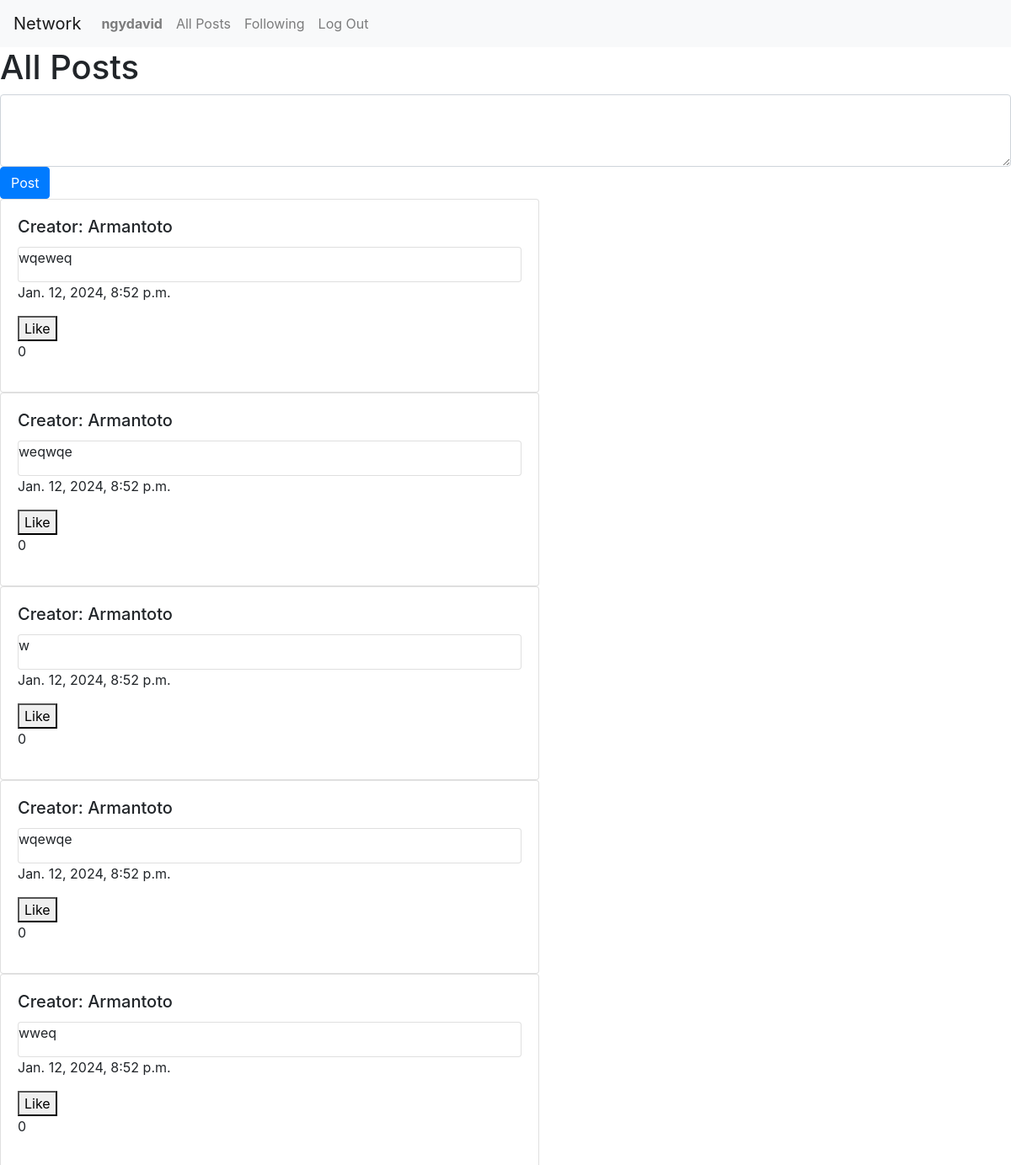
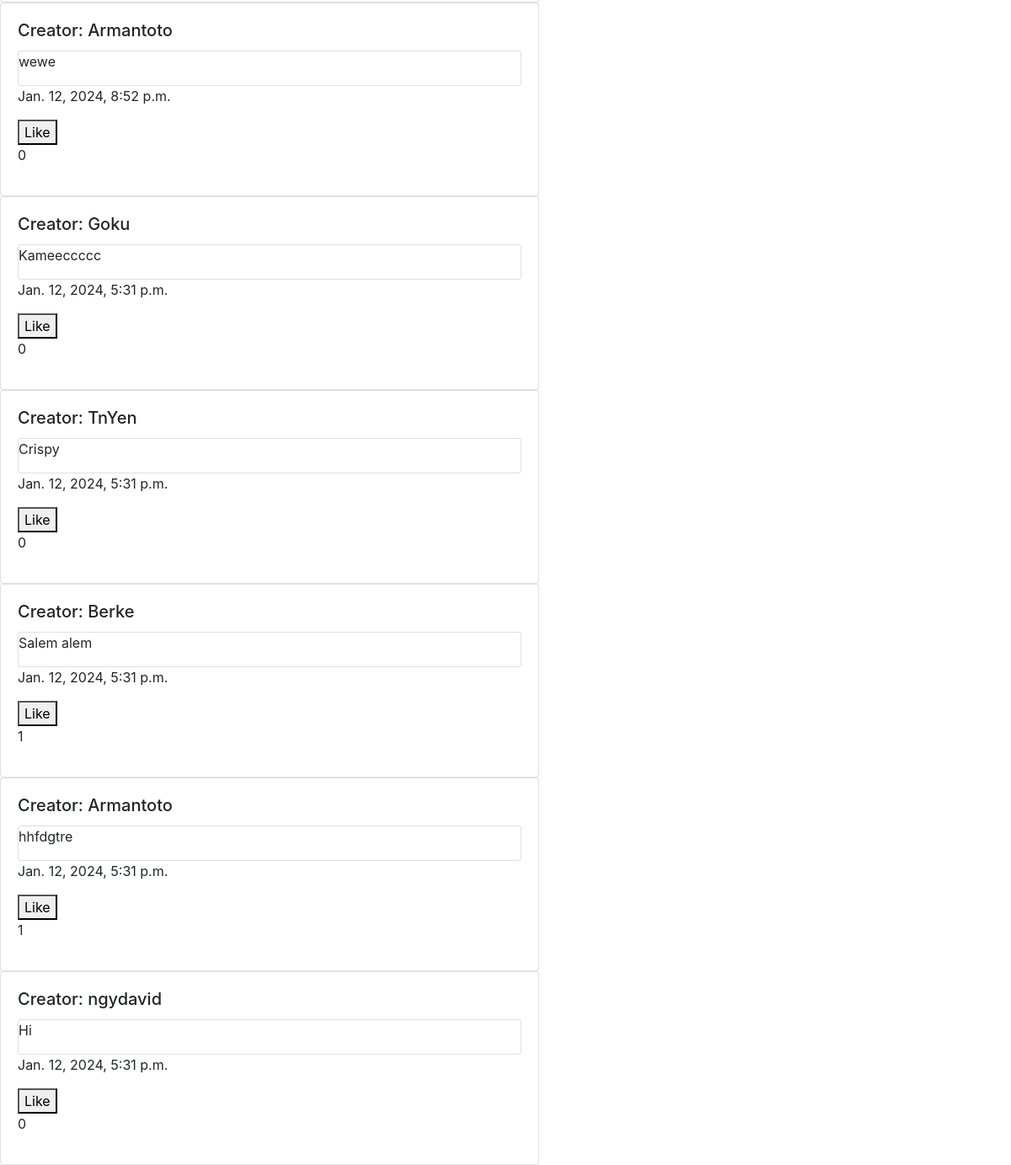
/ (signed in), run on the app's committed database (2 pictures, top to bottom).
### network/models.py (models this page shows, shortened)
class User(AbstractUser):
    pass

class Post(models.Model):
    creator = models.ForeignKey(User, blank=True, on_delete=models.CASCADE, related_name="creator")
    post_content = models.TextField(max_length=500, blank=True)
    date = models.DateField(auto_now_add=True)
    time = models.TimeField(auto_now_add=True)
    likes = models.ManyToManyField(User, related_name="liked_posts", blank=True)
    likes_count = models.IntegerField(default=0)

### network/views.py (the view)
# urls.py: path("", views.index, name="index"),
def index(request):
    all_posts = Post.objects.all().order_by('-date', '-time')
    user = request.user
    paginator = Paginator(all_posts, 10)
    pageNumber = request.GET.get("page")
    rightPage = paginator.get_page(pageNumber)
    for post in rightPage:
        post.liked = post.likes.filter(pk=user.pk).exists()
        post.is_creator = (user == post.creator)
    return render(request, "network/index.html", {
        "allPosts": all_posts,
        "rightPage": rightPage
    })

### network/templates/network/index.html (shortened to what this page needs)
{% extends "network/layout.html" %}
{% block body %}
{% load static %}
<h1>All Posts</h1>
{% if user.is_authenticated %}
<form method="post" action="{% url 'create_post' %}">
  <textarea class="form-control" name="post_content" id="exampleFormControlTextarea1" rows="3" required></textarea>
  <button type="submit" class="btn btn-primary">Post</button>
</form>
{% endif %}
{% for post in allPosts  %}
<div class="card" style="width: 40rem;">
    <div class="card-body">
        <h5 class="card-title">Creator: {{ post.creator }}</h5>
        <div class="card">
            <p id="post-content-{{ post.id }}" class="card-text">{{ post.post_content }}</p>
        </div>
        <p>{{ post.date }}, {{ post.time }}</p>
        <button class="like" data-post-id="{{ post.id }}" data-liked="{{ post.liked }}">
          {% if user.is_authenticated %}
              {% if post.liked %}
                  Unlike
              {% else %}
                  Like
              {% endif %}
          {% else %}
              Likes
          {% endif %}
        </button>
        <p id="like-count-{{ post.id }}">{{ post.likes_count }}</p>
    </div>
</div>
{% endfor %}
{% endblock %}

### network/templates/network/layout.html (shortened to what this page needs)
{% load static %}
<!DOCTYPE html>
<html lang="en">
    <head>
        <link rel="stylesheet" href="https://stackpath.bootstrapcdn.com/bootstrap/4.4.1/css/bootstrap.min.css">
        <link href="{% static 'network/styles.css' %}" rel="stylesheet">
    </head>
    <body>
        <nav class="navbar navbar-expand-lg navbar-light bg-light">
            <a class="navbar-brand" href="#">Network</a>
            <div>
              <ul class="navbar-nav mr-auto">
                {% if user.is_authenticated %}
                    <li class="nav-item">
                        <a class="nav-link" href="{% url 'get_user' userID=user.id %}"><strong>{{ user.username }}</strong></a>
                    </li>
                {% endif %}
                <li class="nav-item">
                  <a class="nav-link" href="{% url 'index' %}">All Posts</a>
                </li>
                {% if user.is_authenticated %}
                    <li class="nav-item">
                        <a class="nav-link" href="{% url 'following' %}">Following</a>
                    </li>
                    <li class="nav-item">
                        <a class="nav-link" href="{% url 'logout' %}">Log Out</a>
                    </li>
                {% endif %}
              </ul>
            </div>
          </nav>
        <div class="body">
            {% block body %}
            {% endblock %}
        </div>
    </body>
</html>

### data on the page
User: username "ngydavid"
Post: creator "Armantoto", post_content "wqeweq", date "Jan. 12, 2024", time "8:52 p.m.", likes_count "0"
Post: creator "Armantoto", post_content "weqwqe", date "Jan. 12, 2024", time "8:52 p.m.", likes_count "0"
Post: creator "Armantoto", post_content "w", date "Jan. 12, 2024", time "8:52 p.m.", likes_count "0"
Post: creator "Armantoto", post_content "wqewqe", date "Jan. 12, 2024", time "8:52 p.m.", likes_count "0"
Post: creator "Armantoto", post_content "wweq", date "Jan. 12, 2024", time "8:52 p.m.", likes_count "0"
Post: creator "Armantoto", post_content "wewe", date "Jan. 12, 2024", time "8:52 p.m.", likes_count "0"
Post: creator "Goku", post_content "Kameeccccc", date "Jan. 12, 2024", time "5:31 p.m.", likes_count "0"
Post: creator "TnYen", post_content "Crispy", date "Jan. 12, 2024", time "5:31 p.m.", likes_count "0"
Post: creator "Berke", post_content "Salem alem", date "Jan. 12, 2024", time "5:31 p.m.", likes_count "1"
Post: creator "Armantoto", post_content "hhfdgtre", date "Jan. 12, 2024", time "5:31 p.m.", likes_count "1"
Post: creator "ngydavid", post_content "Hi", date "Jan. 12, 2024", time "5:31 p.m.", likes_count "0"
